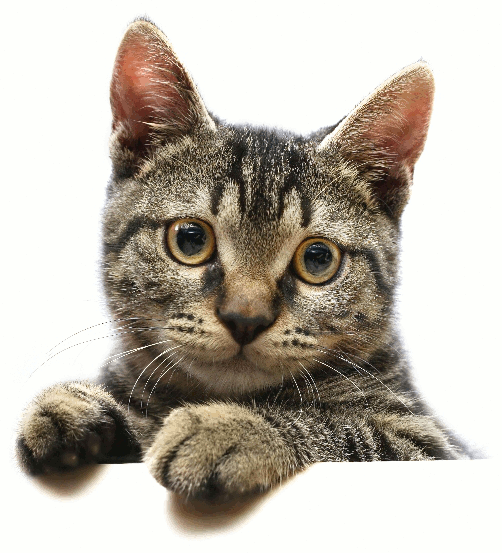
#> input picture CV/openCVcrashCour/Photos/cat_1.png, 502 x 553 px
$ python threshold.py
#> lines starting #> are read from the running program, lines starting #| are printed output that depends on the picture; after the words box and inside, x2 and y2 are one past the last pixel; in counts of white or black regions, pixels touching at a corner belong together
import cv2 as cv
import numpy as np

""" Threshold is converting an image to a binary ....... .... ... .. """
img = cv.imread('Photos/cat_1.png')
#> img is the input picture: shape (553, 502, 3); mean B, G, R 173.2, 183.7, 190.6

# convert it to gray
gray_img = cv.cvtColor(img, cv.COLOR_BGR2GRAY)
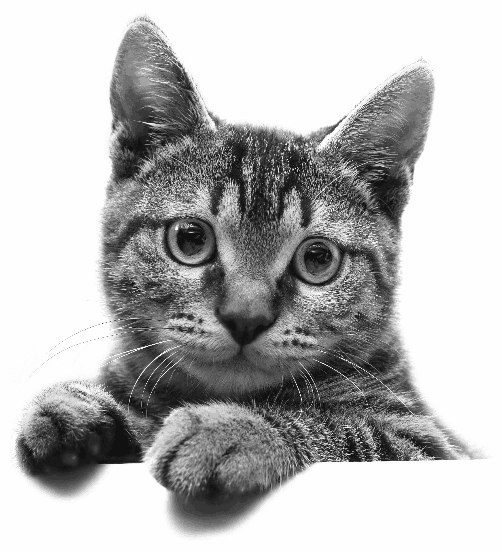
#> gray_img: shape (553, 502); min 16, max 254, mean 184.4

""" SIMPLE THRESHOLD....."""
# threshold....  #### obj will be white
threshold, thresh_img = cv.threshold(gray_img, 150, 255, cv.THRESH_BINARY)
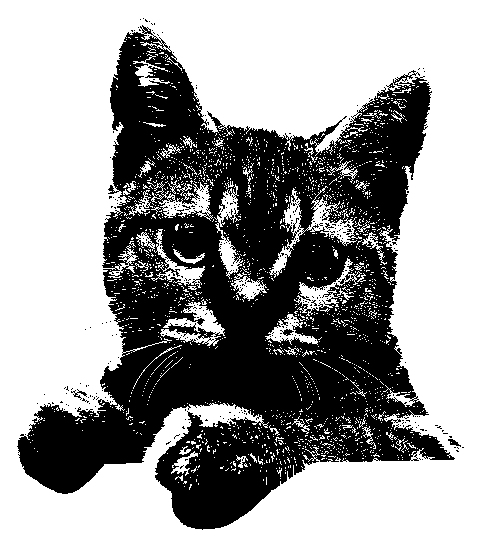
#> thresh_img: shape (553, 502); 63.3% white; 333 black regions (328 under 20 px), largest, box (x1, y1, x2, y2) and area: (17, 25, 455, 530) 101168, (71, 389, 87, 400) 52, (280, 329, 294, 336) 48, (448, 439, 461, 447) 48, (325, 223, 334, 229) 21
cv.imshow('thresh_img', thresh_img)


#  invers  #### obj will be blacked
threshold, invers_thresh_img = cv.threshold(
    gray_img, 150, 255, cv.THRESH_BINARY_INV)
cv.imshow('invers_thresh_img', invers_thresh_img)


""" ADAPTIVE THRESHOLD....."""  # BE CARE FULL WITH WHAT RETURNS
adaptive_threshold_img = cv.adaptiveThreshold(
    gray_img, 255, cv.ADAPTIVE_THRESH_MEAN_C, cv.THRESH_BINARY, 11, 3)
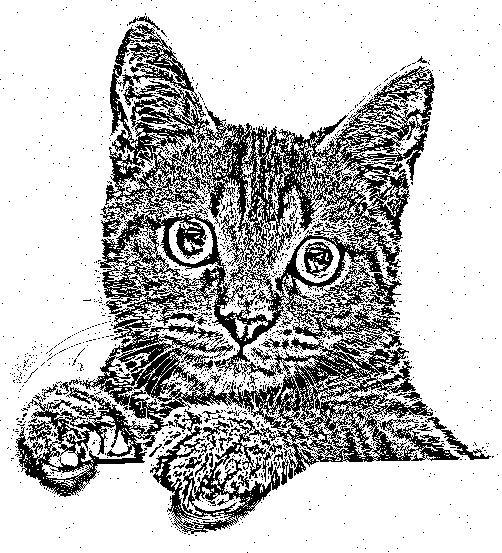
#> adaptive_threshold_img: shape (553, 502); 75.3% white; 1416 black regions (1364 under 20 px), largest, box (x1, y1, x2, y2) and area: (15, 24, 460, 534) 61894, (304, 242, 334, 278) 539, (425, 417, 491, 460) 445
cv.imshow('adaptive_threshold_img', adaptive_threshold_img)


# WITH GAUSSIAN
adaptive_threshold_GAUSSIAN = cv.adaptiveThreshold(
    gray_img, 255, cv.ADAPTIVE_THRESH_GAUSSIAN_C, cv.THRESH_BINARY, 11, 3)
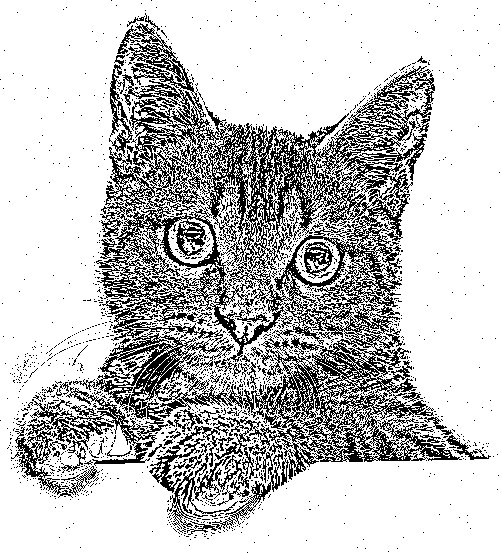
#> adaptive_threshold_GAUSSIAN: shape (553, 502); 76.3% white; black in thin lines or dots
cv.imshow('adaptive_threshold_GAUSSIAN', adaptive_threshold_GAUSSIAN)


""" SOMETIMES WITH GAUSSIAN WORKS BETTER SOMETIMES WITH THE MEAN....."""

cv.waitKey(0)
cv.destroyAllWindows()

$ run again, with CV/openCVcrashCour/Photos/barcelona_players_1.jpeg saved as CV/openCVcrashCour/Photos/cat_1.png
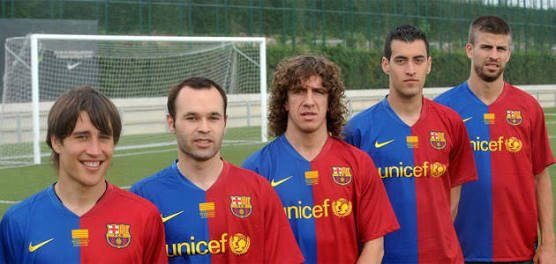
#> input picture CV/openCVcrashCour/Photos/barcelona_players_1.jpeg, 556 x 264 px
#> img is the input picture: shape (264, 556, 3); mean B, G, R 94.8, 93.2, 122.6
#> `threshold, thresh_img = cv.threshold(gray_img, 150, 255, cv.THRESH_BIN..`:
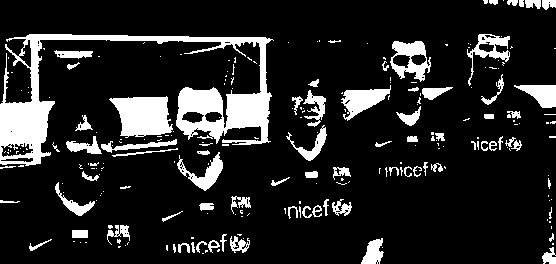
#> thresh_img: shape (264, 556); 14.6% white; 236 white regions (157 under 20 px), largest, box (x1, y1, x2, y2) and area: (0, 34, 274, 166) 8692, (109, 96, 173, 138) 1922, (390, 41, 431, 82) 855
#> adaptive_threshold_img: shape (264, 556); 59.9% white; 834 black regions (631 under 20 px), largest, box (x1, y1, x2, y2) and area: (243, 19, 556, 264) 20539, (37, 38, 265, 162) 5583, (112, 152, 261, 264) 4239
#> `adaptive_threshold_GAUSSIAN = cv.adaptiveThreshold( gray_img, 255, cv...`:
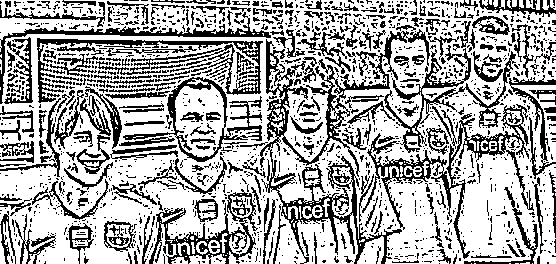
#> adaptive_threshold_GAUSSIAN: shape (264, 556); 66.6% white; black in thin lines or dots
